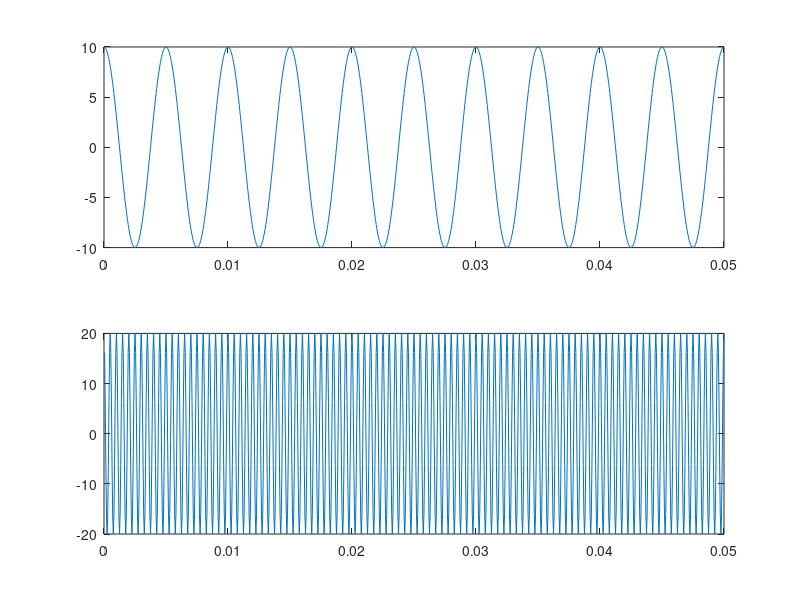
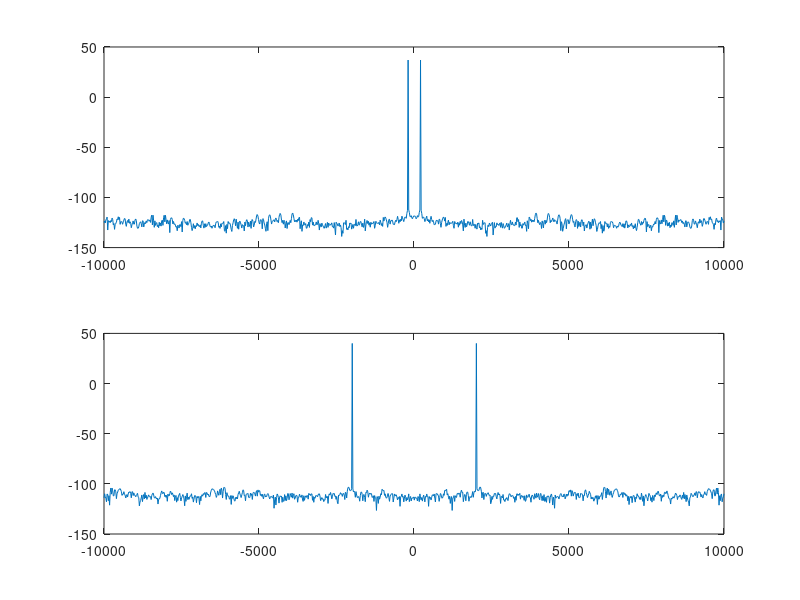
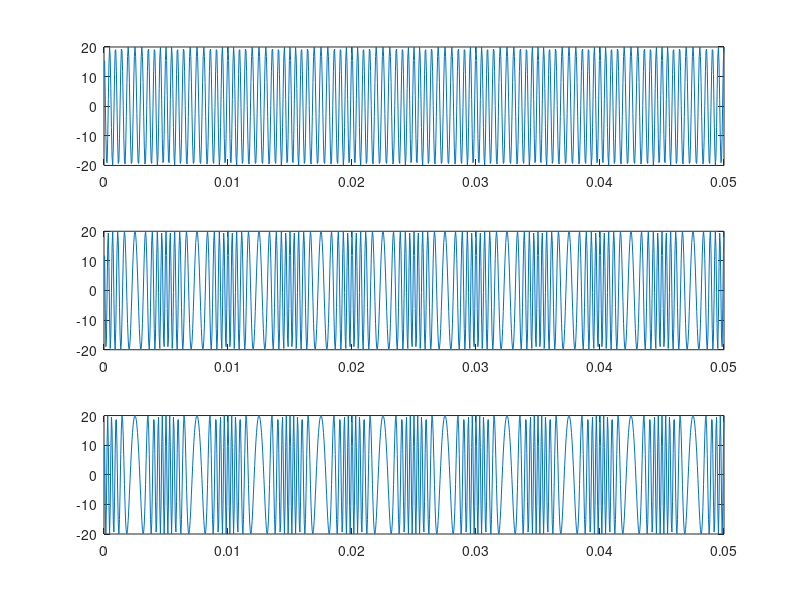
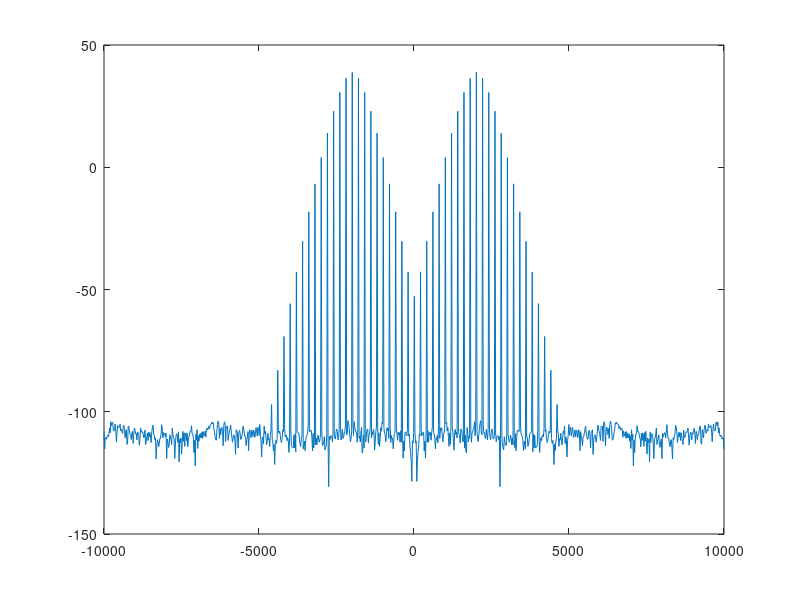

Here is the MATLAB script that generated these plots, in order:
% FM wave generation in time domain and frequency domain
am=10;
ac=20;
fm=200;
fc=2000;
fs=10*fc;
nf=fs/2;
ts=1/fs;
to=0.05;
t=ts:ts:to;
N=length(t);
f=linspace(-nf,nf,N);

mt=am*cos(2*pi*fm*t);
ct=ac*cos(2*pi*fc*t);

figure;
subplot(2,1,1);
plot(t,mt);
subplot(2,1,2);
plot(t,ct);

b1=1;
b2=5;
b3=7;
b4=10;

mtf=fftshift(fft(mt,N));
mtf_mod=10*log10(abs(mtf));

ctf=fftshift(fft(ct,N));
ctf_mod=10*log10(abs(ctf));

figure;
subplot(2,1,1);
plot(f,mtf_mod);
subplot(2,1,2);
plot(f,ctf_mod);

fm1=ac*cos(2*pi*fc*t + b1*sin(2*pi*fm*t));
fm2=ac*cos(2*pi*fc*t + b2*sin(2*pi*fm*t));
fm3=ac*cos(2*pi*fc*t + b3*sin(2*pi*fm*t));

figure;
subplot(3,1,1);
plot(t,fm1);
subplot(3,1,2);
plot(t,fm2);
subplot(3,1,3);
plot(t,fm3);

fm1f=fftshift(fft(fm1,N));
fm1f_mod=10*log10(abs(fm1f));

fm2f=fftshift(fft(fm2,N));
fm2f_mod=10*log10(abs(fm2f));

fm3f=fftshift(fft(fm3,N));
fm3f_mod=10*log10(abs(fm3f));

figure;
plot(f,fm1f_mod);

figure;
plot(f,fm2f_mod);

figure;
plot(f,fm3f_mod);